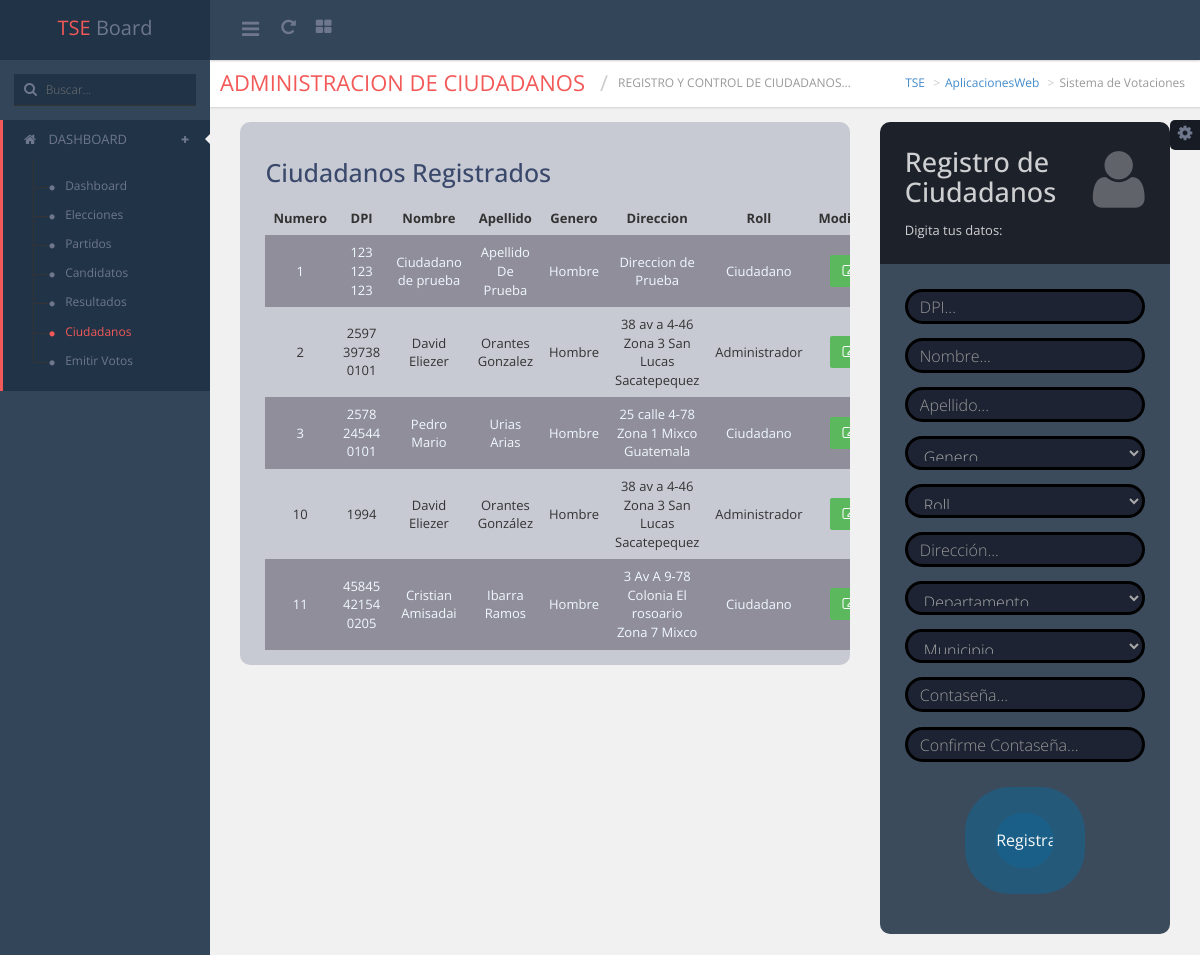
/Ciudadanos.php, run on the app's committed database.
### tables this page shows
CREATE TABLE `ciudadanos` (
  `Numero_Interno` int(11) NOT NULL AUTO_INCREMENT,
  `DPI` varchar(45) DEFAULT NULL,
  `Nombre` varchar(150) DEFAULT NULL,
  `Apellido` varchar(150) DEFAULT NULL,
  `Foto` varchar(150) DEFAULT NULL,
  `Genero` varchar(150) DEFAULT NULL,
  `Direccion` varchar(200) DEFAULT NULL,
  `IdDepartamento` int(11) DEFAULT NULL,
  `IdMunicipio` int(11) DEFAULT NULL,
  `Estado` int(11) DEFAULT NULL,
  `Contraseña` varchar(100) DEFAULT NULL,
  PRIMARY KEY (`Numero_Interno`),
  KEY `indx_departamento_idx` (`IdDepartamento`),
  KEY `indx_municipio_idx` (`IdMunicipio`),
  CONSTRAINT `indx_departamento` FOREIGN KEY (`IdDepartamento`) REFERENCES `departamentos` (`id`) ON DELETE NO ACTION ON UPDATE NO ACTION,
  CONSTRAINT `indx_municipio` FOREIGN KEY (`IdMunicipio`) REFERENCES `municipio` (`id`) ON DELETE NO ACTION ON UPDATE NO ACTION
);

### LQS_EUQ/CiudadanosDB.php (called while the page is built)
<?php
    include 'Auth.php';
    $link = new mysqli($servername,$username,$password,$dbname);
    if(!$link){
        echo 'No Se pudo establecer conexion: '.mysql_error();
    }else{
            $sql = "SELECT * FROM sistema1.ciudadanos ";
            $ejecutar_sentencia = $link->query($sql);
            if(!$ejecutar_sentencia)
            {
                echo 'Hay un error en la sentencia de SQL: '.$sql;
            }else{
                $lista_usuario =$ejecutar_sentencia->fetch_array();
            }
    }
?>

### Ciudadanos.php (the view, shortened to what this page needs)
<?php
include 'Auth.php';
include 'LQS_EUQ/CiudadanosDB.php';
?>
<!DOCTYPE html PUBLIC "-//W3C//DTD XHTML 1.0 Transitional//EN" "http://www.w3.org/TR/xhtml1/DTD/xhtml1-transitional.dtd">
<html xmlns="http://www.w3.org/1999/xhtml">
<head>
    <link href="css/font-awesome.css" rel="stylesheet" type="text/css" />
    <link href="css/bootstrap.min.css" rel="stylesheet" type="text/css" />
    <link href="css/animate.css" rel="stylesheet" type="text/css" />
    <link href="css/admin.css" rel="stylesheet" type="text/css" />
    <link href="css/jquerysctipttop.css" rel="stylesheet" type="text/css">
    <link href="plugins/kalendar/kalendar.css" rel="stylesheet">
    <link rel="stylesheet" href="plugins/scroll/nanoscroller.css">
    <link href="plugins/morris/morris.css" rel="stylesheet" />
    <link rel="stylesheet" href="css/custom2.css">
    <link rel="stylesheet" href="css/EstiloTablas.css">
</head>
<body class="dark_theme  fixed_header left_nav_fixed">
    <div class="wrapper">
        <div class="header_bar">
            <div class="brand">
                <div class="logo" style="display:block"><span class="theme_color">TSE</span> Board</div>
            </div>
            <div class="header_top_bar ">
                <a href="javascript:void(0);" class="menutoggle"> <i class="fa fa-bars"></i> </a>
                <div class="top_left">
                    <div class="top_left_menu">
                        <ul>
                            <li> <a href="javascript:void(0);"><i class="fa fa-repeat"></i></a> </li>
                            <li class="dropdown">
                                <a data-toggle="dropdown" href="javascript:void(0);"> <i class="fa fa-th-large"></i> </a>
                            </li>
                        </ul>
                    </div>
                </div>
            </div>
        </div>
        <div class="inner">
            <div class="left_nav">
                <div class="search_bar"> <i class="fa fa-search"></i>
                    <input name="" type="text" class="search" placeholder="Buscar..." />
                </div>
                <div class="left_nav_slidebar">
                    <ul>
                        <li class="left_nav_active theme_border"><a href="javascript:void(0);"><i class="fa fa-home"></i> DASHBOARD <span class="left_nav_pointer"></span> <span class="plus"><i class="fa fa-plus"></i></span> </a>
                            <ul class="opened" style="display:block">
                                <li>
                                    <a href="DashboardAdministrador.php"> <span>&nbsp;</span> <i class="fa fa-circle "></i> <b>Dashboard</b> </a>
                                </li>
                                <li>
                                    <a href="Elecciones.php"> <span>&nbsp;</span> <i class="fa fa-circle"></i> <b>Elecciones</b> </a>
                                </li>
                                <li>
                                    <a href="Partidos.php"> <span>&nbsp;</span> <i class="fa fa-circle "></i> <b>Partidos</b> </a>
                                </li>
                                <li>
                                    <a href="Candidatos.php"> <span>&nbsp;</span> <i class="fa fa-circle"></i> <b>Candidatos</b> </a>
                                </li>
                                <li>
                                    <a href="Resultados.php"> <span>&nbsp;</span> <i class="fa fa-circle"></i> <b>Resultados</b> </a>
                                </li>
                                <li>
                                    <a href="Ciudadanos.php"> <span>&nbsp;</span> <i class="fa fa-circle theme_color"></i> <b class="theme_color">Ciudadanos</b> </a>
                                </li>
                                <li>
                                    <a href="votacionesAdmin.php"> <span>&nbsp;</span> <i class="fa fa-circle"></i> <b>Emitir Votos</b> </a>
                                </li>
                            </ul>
                        </li>
                    </ul>
                </div>
            </div>
            <div class="contentpanel">
                <div class="pull-left breadcrumb_admin clear_both">
                    <div class="pull-left page_title theme_color">
                        <h1>Administracion de Ciudadanos</h1>
                        <h2 class="">Registro y control de ciudadanos...</h2>
                    </div>
                    <div class="pull-right">
                        <ol class="breadcrumb">
                            <li><a href="http://www.google.com">TSE</a></li>
                            <li><a href="http://www.google.com">AplicacionesWeb</a></li>
                            <li class="active">Sistema de Votaciones</li>
                        </ol>
                    </div>
                </div>
                <div class="container clear_both padding_fix">
              <div class="row">
              <div id="listausuarios" class="col-md-8" >
                      <div class="myform-all Color_Claro" >
                      <br></br>
                      <h1 class="Titulos">Ciudadanos Registrados</h1>
                      <table>
                                  <tr>
                                      <th>Numero</th>
                                      <th>DPI</th>
                                      <th>Nombre</th>
                                      <th>Apellido</th>
                                      <th>Genero</th>
                                      <th>Direccion</th>
                                      <th>Roll</th>
                                      <th>Modificar</th>
                                      <?php
                                          for($i=0; $i<$lista_usuario; $i++){
                                              echo "<tr>";
                                                  echo "<td>";
                                                      echo $lista_usuario['Numero_Interno'];
                                                  echo "</td>";
                                                  echo "<td>";
                                                      echo $lista_usuario['DPI'];
                                                  echo "</td>";
                                                  echo "<td>";
                                                  echo $lista_usuario['Nombre'];
                                                  echo "</td>";
                                                  echo "<td>";
                                                      echo $lista_usuario['Apellido'];
                                                  echo "</td>";
                                                  echo "<td>";
                                                      echo $lista_usuario['Genero'];
                                                  echo "</td>";
                                                  echo "<td>";
                                                  echo $lista_usuario['Direccion'];
                                                  echo "</td>";
                                                  echo "<td>";
                                                  if($lista_usuario['Estado'] == '0'){
                                                    echo 'Administrador';
                                                  }else if($lista_usuario['Estado'] == '1'){
                                                    echo 'Ciudadano';
                                                  } else if($lista_usuario['Estado'] == '2'){
                                                    echo 'Supervisor';
                                                  }
                                                  echo "</td>";
                                                  echo "<td>";
                                                      echo '<a href="'.$lista_usuario['Numero_Interno'].'"  class="fa fa-edit btn btn-success data-togle="modal" data-target="#myModal"></a>';
                                                  echo "</td>";
                                              echo "</tr>";
                                              $lista_usuario =$ejecutar_sentencia->fetch_array();
                                          }
                                      ?>
                                  </tr>
                              </table>
                      </div>
              </div>
                  <div class="coontainer">
                          <div class="col-md-4 my-content formulario formulario ">
                              <div class="myform-top">
                              <div class="myform-top-left">
                                  <h3 class="whitecolor">Registro de Ciudadanos</h3>
                                  <p class="whitecolor">Digita tus datos:</p>
                              </div>
                              <div class="myform-top-rigth">
                              <i class="fa fa-user whitecolor"> </i>
                              </div>
                          </div>
                          <div class="myform-botton">
                              <form role="form" action="" method="post" class="">
                                  <div class="form-grup">
                                      <input type="text" name="form-DPI" placeholder="DPI..." class=" form-control" id="form-DPI" minlength="4" onkeyup="mascara(this,'-',patron3,true)">
                                  </div>
                                  <div class="form-grup">
                                      <input type="text" name="form-nombre" placeholder="Nombre..." class="form-control" id="form-nombre">
                                  </div>
                                  <div class="form-grup">
                                      <input type="text" name="form-apellido" placeholder="Apellido..." class="form-control" id="form-apellido">
                                  </div>
                                                          <div >
                                                              <select class="funy form-control ng-pristine ng-valid ng-valid-required ng-touched" name="form-genero" id="form-genero" ng-model="properties.value" ng-options="ctrl.getValue(option) as (ctrl.getLabel(option) | uiTranslate) for option in properties.availableValues" ng-required="properties.required" ng-disabled="properties.disabled">
                                                              <option style="display:none; height:50px;" value="" class="ng-binding">
                                                                  Genero...
                                                              </option>
                                                              </select>
                                  </div>
                                                          <div >
                                                              <select class="funy form-control ng-pristine ng-valid ng-valid-required ng-touched" name="form-roll" id="form-roll" ng-model="properties.value" ng-options="ctrl.getValue(option) as (ctrl.getLabel(option) | uiTranslate) for option in properties.availableValues" ng-required="properties.required" ng-disabled="properties.disabled">
                                                              <option style="display:none; height:50px;" value="" class="ng-binding">
                                                                  Roll...
                                                              </option>
                                                              </select>
                                  </div>
                                   <div class="form-grup">
                                   <input type="text" name="form-direccion" placeholder="Dirección..." class="form-control" id="form-direccion">
                                  </div>
                                                          <div >
                                                              <select class="funy form-control ng-pristine ng-valid ng-valid-required ng-touched" name="form-departamento" id="form-departamento" ng-model="properties.value" ng-options="ctrl.getValue(option) as (ctrl.getLabel(option) | uiTranslate) for option in properties.availableValues" ng-required="properties.required" ng-disabled="properties.disabled">
                                                              <option style="display:none; height:50px;" value="" class="ng-binding">
                                                                  Departamento...
                                                              </option>
                                                              </select>
                                  </div>
                                                          <div >
                                                              <select class="funy form-control ng-pristine ng-valid ng-valid-required ng-touched" name="form-municipio" id="form-mubicipio" ng-model="properties.value" ng-options="ctrl.getValue(option) as (ctrl.getLabel(option) | uiTranslate) for option in properties.availableValues" ng-required="properties.required" ng-disabled="properties.disabled">
                                                              <option style="display:none; height:50px;" value="" class="ng-binding">
                                                                  Municipio...
                                                              </option>
                                                              </select>
                                  </div>
                                  <div class="form-group">
                                      <input type="password" name="form-password" placeholder="Contaseña..." class="form-control" id="form-password">
                                  </div>
                                  <div class="form-group">
                                      <input type="password" name="form-password2" placeholder="Confirme Contaseña..." class="form-control" id="form-password2">
                                  </div>
                                  <div  data-effect="flip" class="effect-button"><input  type="submit" name="Registrar" value="Registrar" class="effect-button"></input></div>
                              </form>
                          </div>
                              </div>
                          </div>
                  </div>
            </div>
    <div class="demo"><span id="demo-setting"><i class="fa fa-cog txt-color-blueDark"></i></span>
    </div>
</body>
</html>

### data on the page
ciudadanos: Numero_Interno "1", DPI "123 123 123", Nombre "Ciudadano de prueba", Apellido "Apellido De Prueba", Genero "Hombre", Direccion "Direccion de Prueba", Estado "Ciudadano"
ciudadanos: Numero_Interno "2", DPI "2597 39738 0101", Nombre "David Eliezer", Apellido "Orantes Gonzalez", Genero "Hombre", Direccion "38 av a 4-46 Zona 3 San Lucas Sacatepequez", Estado "Administrador"
ciudadanos: Numero_Interno "3", DPI "2578 24544 0101", Nombre "Pedro Mario", Apellido "Urias Arias", Genero "Hombre", Direccion "25 calle 4-78 Zona 1 Mixco Guatemala", Estado "Ciudadano"
ciudadanos: Numero_Interno "10", DPI "1994", Nombre "David Eliezer", Apellido "Orantes González", Genero "Hombre", Direccion "38 av a 4-46 Zona 3 San Lucas Sacatepequez", Estado "Administrador"
ciudadanos: Numero_Interno "11", DPI "45845 42154 0205", Nombre "Cristian Amisadai", Apellido "Ibarra Ramos", Genero "Hombre", Direccion "3 Av A 9-78 Colonia El rosoario Zona 7 Mixco", Estado "Ciudadano"
